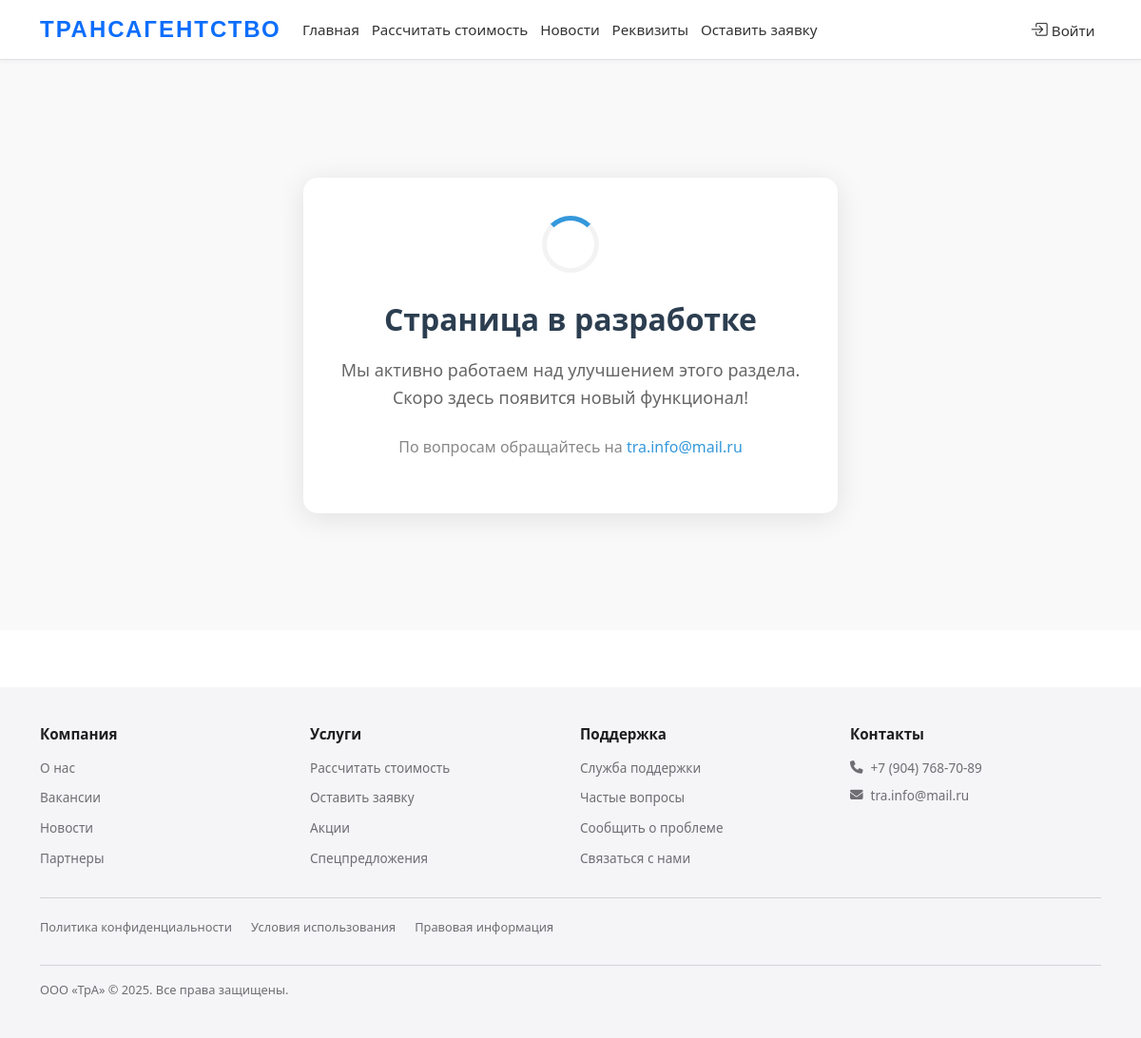
The app's page /calculate/ with its own data.
### main/models.py (models this page shows, shortened)
class CompanyRequisites(models.Model):
    full_name = models.CharField(max_length=200, verbose_name="Полное наименование",
                               default='Общество с ограниченной ответственностью "Трансагентство"')
    short_name = models.CharField(max_length=100, verbose_name="Краткое наименование",
                                default='ООО «ТрА»')
    legal_address = models.TextField(verbose_name="Юридический адрес",
                                   default='РТ, 422772, м. р-н Пестречинский, с.п. Кощаковское, д.Званка, ул.Лазурная д.2А')
    postal_address = models.TextField(verbose_name="Почтовый адрес",
                                    default='РТ, 422772, м. р-н Пестречинский, с.п. Кощаковское, д.Званка, ул.Лазурная д.2А')
    phone = models.CharField(max_length=20, verbose_name="Телефон",
                           default='+7 (904) 768-70-89')
    email = models.EmailField(verbose_name="Эл. почта",
                            default='tra.info@mail.ru')
    inn = models.CharField(max_length=12, verbose_name="ИНН",
                         default='1651092275')
    kpp = models.CharField(max_length=9, verbose_name="КПП",
                          default='168601001')
    ogrn = models.CharField(max_length=15, verbose_name="ОГРН",
                           default='1221600078809')
    okpo = models.CharField(max_length=10, verbose_name="ОКПО",
                           default='75376496')
    railway_code = models.CharField(max_length=10, verbose_name="Код жд",
                                   default='4231')
    els_code = models.CharField(max_length=15, verbose_name="Код ЕЛС",
                               default='1006546099')
    bank_name_rub = models.CharField(max_length=200, verbose_name="Банк (руб)",
                                    default='ФИЛИАЛ «НИЖЕГОРОДСКИЙ» АО «АЛЬФА-БАНК»')
    account_rub = models.CharField(max_length=20, verbose_name="Рублёвый р/с",
                                  default='40702810629140008516')
    corr_account_rub = models.CharField(max_length=20, verbose_name="Корр. счёт (руб)",
                                       default='30101810200000000824')
    bik_rub = models.CharField(max_length=9, verbose_name="БИК (руб)",
                              default='042202824')
    bank_name_curr = models.CharField(max_length=200, verbose_name="Банк (вал)",
                                     default='ООО Банк Аверс')
    account_curr = models.CharField(max_length=20, verbose_name="Валютный счёт",
                                   default='4070216300390000051')
    corr_account_curr = models.CharField(max_length=20, verbose_name="Корр. счёт (вал)",
                                        default='30101810500000000774')
    bik_curr = models.CharField(max_length=9, verbose_name="БИК (вал)",
                               default='049205774')
    director = models.CharField(max_length=100, verbose_name="Генеральный директор",
                               default='Давлетшина Алсу Ринатовна')
    class Meta:
        verbose_name = "Реквизиты компании"
        verbose_name_plural = "Реквизиты компании"

### main/views.py (the view)
# urls.py: path('calculate/', views.calculate_cost, name='calculate'),
def calculate_cost(request: HttpRequest) -> HttpResponse:
    return render(request, 'main/calculate.html', base_context(request))

### main/views.py (called while the page is built)
def base_context(request: HttpRequest) -> dict:
    requisites = CompanyRequisites.objects.first()
    return {'requisites': requisites}

### main/templates/main/calculate.html (shortened to what this page needs)
{% extends 'main/base.html' %}
{% block content %}
<div class="under-construction-container">
    <div class="under-construction-content">
        <div class="construction-icon">
            <div class="loader"></div>
        </div>
        <h1 class="construction-title">Страница в разработке</h1>
        <p class="construction-text">Мы активно работаем над улучшением этого раздела.<br>Скоро здесь появится новый функционал!</p>
        <p class="construction-contact">По вопросам обращайтесь на <a href="mailto:tra.info@mail.ru">tra.info@mail.ru</a></p>
    </div>
</div>
{% endblock %}

### main/templates/main/includes/footer.html
<footer class="apple-footer">
    <div class="container">
        <div class="apple-nav">
            <div class="apple-col">
                <h3>Компания</h3>
                <ul>
                    <li><a href="{% url 'home' %}">О нас</a></li>
                    <li><a href="#">Вакансии</a></li>
                    <li><a href="{% url 'news_list' %}">Новости</a></li>
                    <li><a href="#">Партнеры</a></li>
                </ul>
            </div>
            <div class="apple-col">
                <h3>Услуги</h3>
                <ul>
                    <li><a href="{% url 'calculate' %}">Рассчитать стоимость</a></li>
                    <li><a href="{% url 'application' %}">Оставить заявку</a></li>
                    <li><a href="#">Акции</a></li>
                    <li><a href="#">Спецпредложения</a></li>
                </ul>
            </div>
            <div class="apple-col">
                <h3>Поддержка</h3>
                <ul>
                    <li><a href="#">Служба поддержки</a></li>
                    <li><a href="#">Частые вопросы</a></li>
                    <li><a href="#">Сообщить о проблеме</a></li>
                    <li><a href="{% url 'requisites' %}">Связаться с нами</a></li>
                </ul>
            </div>
            <div class="apple-col">
                <h3>Контакты</h3>
                <div class="apple-contact">
                    <a href="tel:{{ requisites.phone }}"><i class="fas fa-phone"></i> {{ requisites.phone }}</a>
                    <a href="mailto:{{ requisites.email }}"><i class="fas fa-envelope"></i> {{ requisites.email }}</a>
                </div>
            </div>
        </div>
        <div class="apple-bottom">
            <div class="apple-legal">
                <a href="#">Политика конфиденциальности</a>
                <a href="#">Условия использования</a>
                <a href="#">Правовая информация</a>
            </div>
            <div class="apple-copyright">
                {{ requisites.short_name }} © {% now "Y" %}. Все права защищены.
            </div>
        </div>
    </div>
</footer>

### main/static/css/styles.css (style rules this page uses)
:root { --primary-blue: #0b5ed7; --dark-blue: #0a4eb5; }
body { margin: 0; padding: 0; display: flex; flex-direction: column; min-height: 100vh; font-family: 'Segoe UI', Tahoma, Geneva, Verdana, sans-serif; line-height: 1.6; }
.apple-footer { background: #f5f5f7; color: #6e6e73; padding: 40px 0; font-size: 0.85rem; margin-top: auto; }
.apple-nav { display: grid; grid-template-columns: repeat(auto-fit, minmax(180px, 1fr)); gap: 20px; border-bottom: 1px solid #d2d2d7; padding-bottom: 20px; margin-bottom: 20px; }
.apple-col h3 { font-size: 0.95rem; font-weight: 600; margin-bottom: 15px; color: #1d1d1f; }
.apple-col ul { list-style: none; padding: 0; margin: 0; }
.apple-col ul li { margin-bottom: 10px; }
.apple-col ul li a { color: #6e6e73; text-decoration: none; transition: color 0.3s; font-size: 0.85rem; }
.apple-contact { display: flex; flex-direction: column; gap: 8px; }
.apple-contact a { color: #6e6e73; text-decoration: none; display: flex; align-items: center; gap: 8px; font-size: 0.85rem; }
.apple-bottom { display: flex; justify-content: space-between; align-items: center; flex-wrap: wrap; gap: 15px; }
.apple-legal { display: flex; gap: 20px; flex-wrap: wrap; }
.apple-legal a { color: #6e6e73; text-decoration: none; font-size: 0.8rem; }
.apple-copyright { width: 100%; margin-top: 15px; padding-top: 15px; border-top: 1px solid #d2d2d7; font-size: 0.8rem; color: #6e6e73; }

### main/templates/main/calculate.html (style rules this page uses)
.under-construction-container { min-height: calc(100vh - 200px); display: flex; align-items: center; justify-content: center; padding: 40px 20px; background-color: #f9f9f9; }
.under-construction-content { text-align: center; max-width: 600px; padding: 40px; background: white; border-radius: 15px; box-shadow: 0 5px 30px rgba(0,0,0,0.1); }
.construction-icon { margin-bottom: 30px; }
.loader { width: 60px; height: 60px; margin: 0 auto; border: 5px solid #f3f3f3; border-top: 5px solid #3498db; border-radius: 50%; animation: spin 1.5s linear infinite; }
.construction-title { font-size: 32px; color: #2c3e50; margin-bottom: 20px; font-weight: 600; }
.construction-text { font-size: 18px; color: #666; line-height: 1.6; margin-bottom: 25px; }
.construction-contact { font-size: 16px; color: #888; }
.construction-contact a { color: #3498db; text-decoration: none; font-weight: 500; }

### records on screen
CompanyRequisites: phone "+7 (904) 768-70-89", email "tra.info@mail.ru", short_name "ООО «ТрА»"
